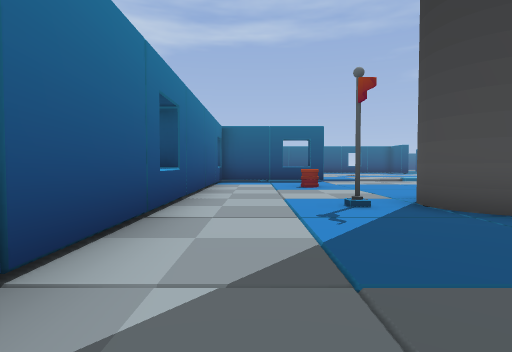
view 1 (above)

24 first-person views from a walk through a 3-D level made in the Godot game engine. The camera is 1.2 m above the floor, tilts 2° down and sees 80° across. The floor is counted in squares, 2 m on a side. Each view is taken from the middle of a square. On the plan, view 1 faces up. The plan holds only what a view shows up to about 9 squares ahead; the rest is blank. The place goes on beyond the plan.

view 2
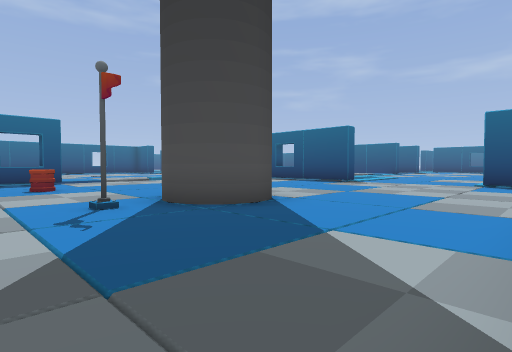

view 3
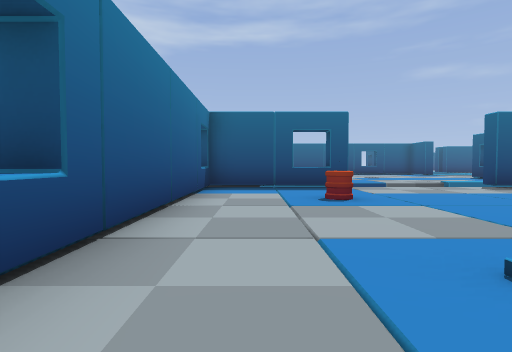

view 4
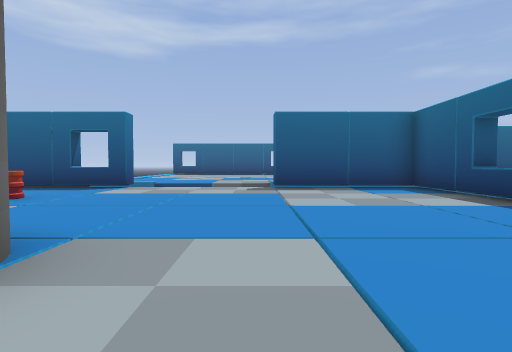

view 5
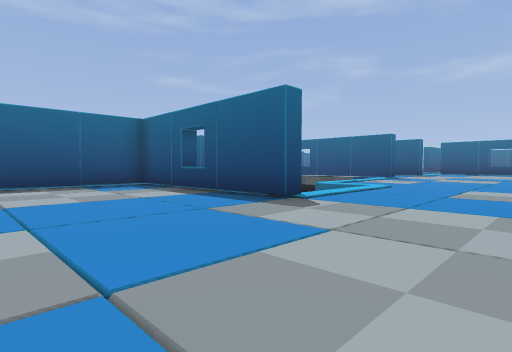

view 6
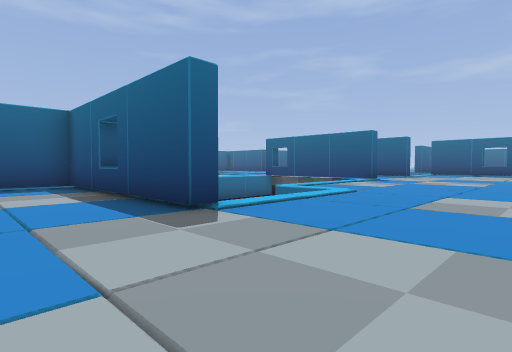

view 7
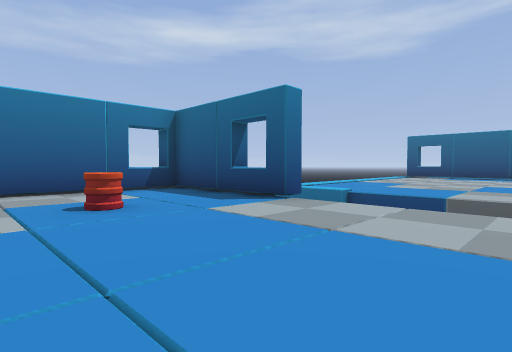

view 8
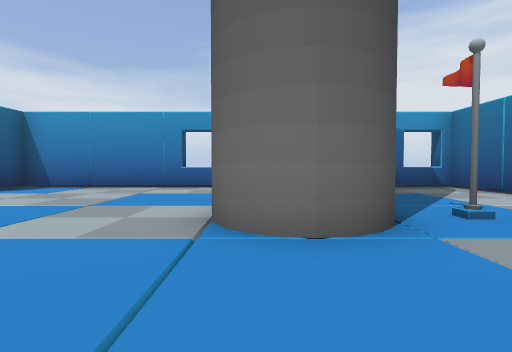

view 9
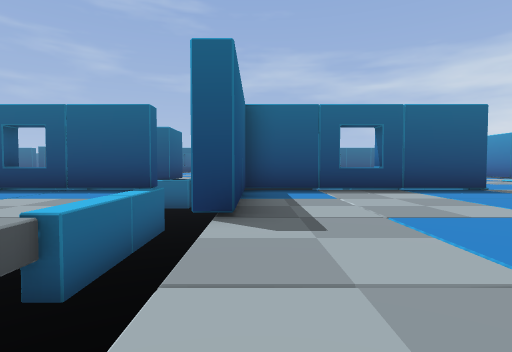

view 10
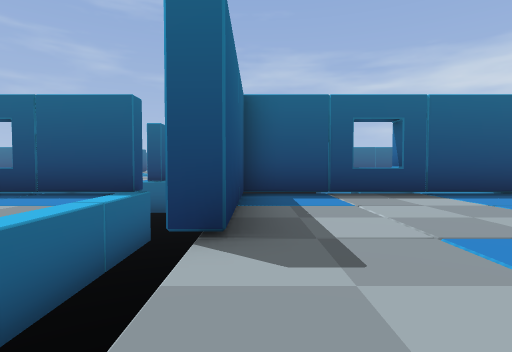

view 11
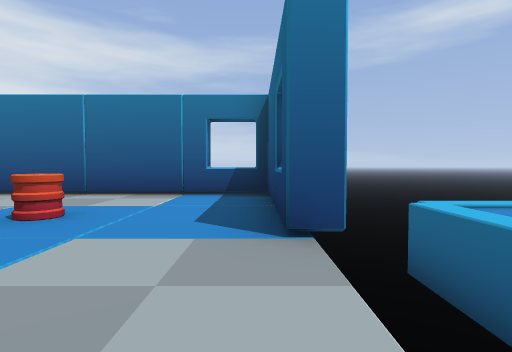

view 12
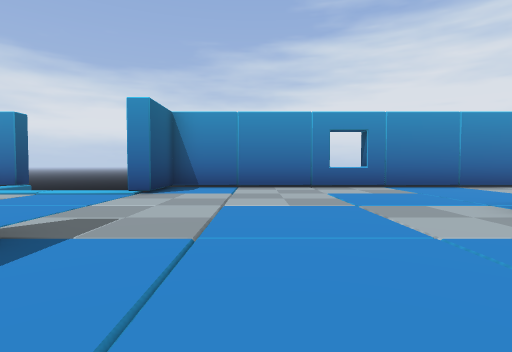

view 13
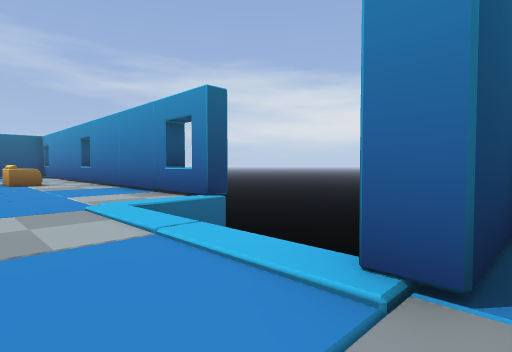

view 14
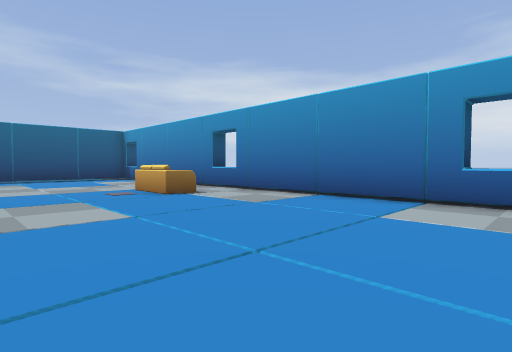

view 15
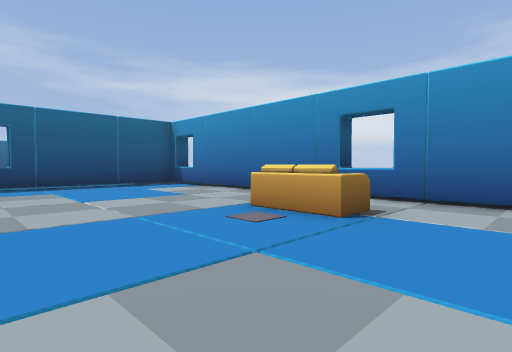

view 16
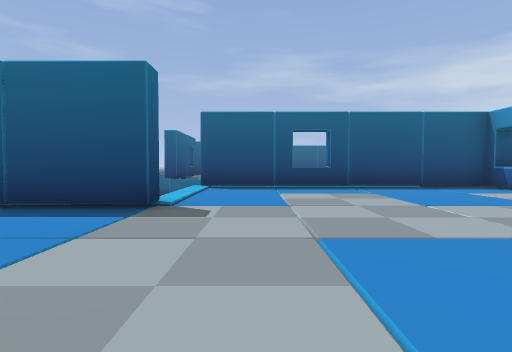

view 17
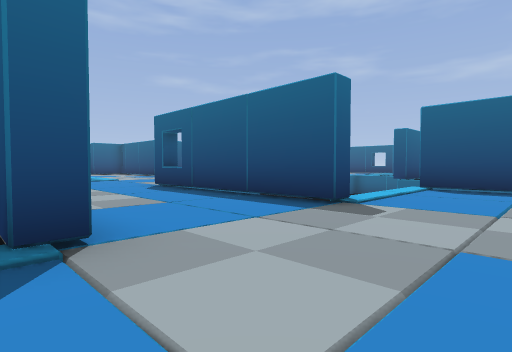

view 18
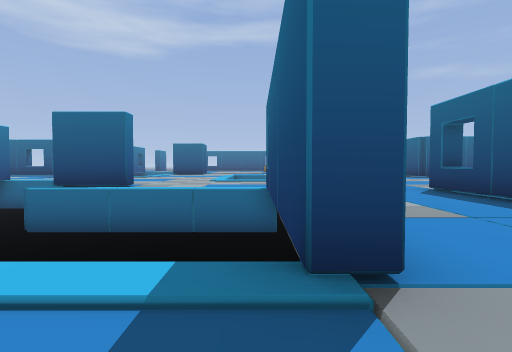

view 19
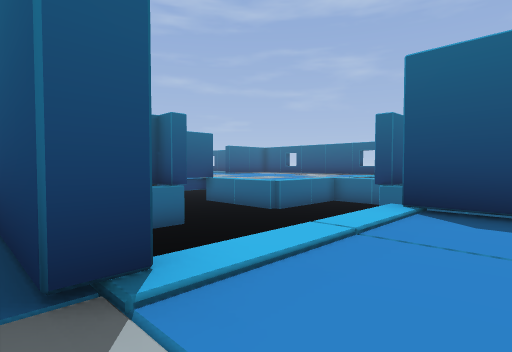

view 20
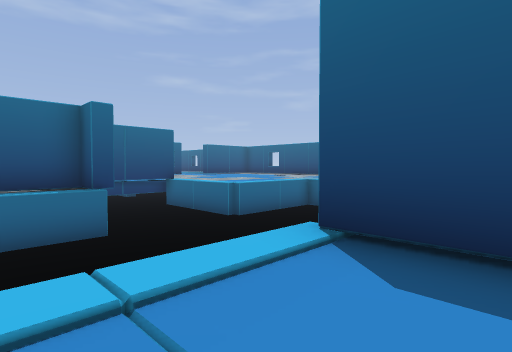

view 21
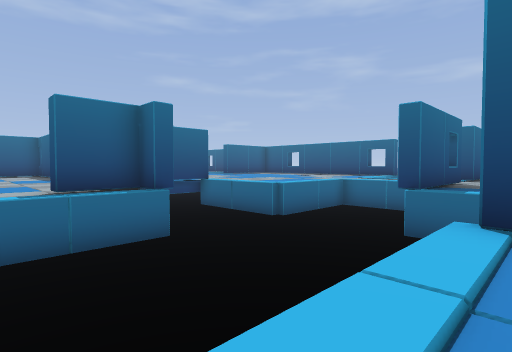

view 22
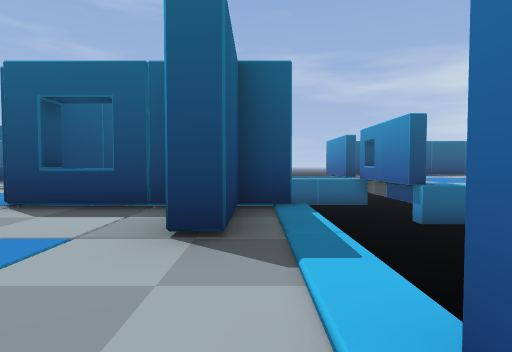

view 23
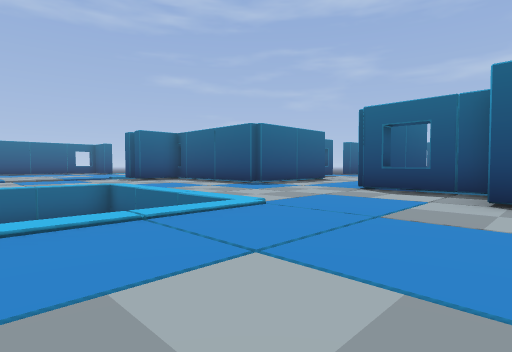

view 24
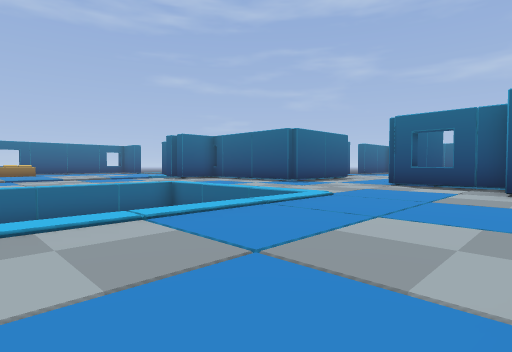

### Floor plan
Key: @ floor where view 1 was taken; # wall or solid block; . floor; v drop or lower ground; B barrel; F flag; S sofa.
Columns run from 2 left of view 1 to 35 right of it. Each row starts with its distance up from view 1.
 25                       ....
 24                       ....
 23                       vvvvv
 22                           v..
 21                           v...
 20                           v....
 19                           v.....
 18       ..             vvvvvv.....
 17      ...    .#       ..........###
 16     ....   ..#       ..........#
 15 v v..... ....# v   ............#v
 14 vvv..........#vvv##..........###vv
 13 vvvvv   vvvvvvv vvvvvv# ...#vvvvvvv
 12 v####v  v####vv  vvvvv# ...# vvvvvvv
 11 v............#   vvvvv# ...# vvvvvvvv
 10 #............#        #....#   vvvv###
  9 #...B........#        #....# vvvvvv...
  8 #............#   v   v#....#vvv   v..
  7 #............#  v..  ..........#  v
  6 #............#vvv...  .........#
  5 v..FF##........................#
  4 #..FF##........................#
  3 #..............................#
  2 #......................SS......#
  1 #............#vvv.......S......#
  0 #.@..........#  v..............#
 -1  ############    #######v######

Positions as (right, up) in squares from view 1, and headings:
1: (0, 0), facing up
2: (0, 0), facing up-right
3: (0, 3), facing up
4: (6, 3), facing up
5: (6, 2), facing up-right
6: (8, 2), facing up-right
7: (6, 7), facing up-left
8: (4, 8), facing down
9: (3, 11), facing right
10: (4, 11), facing right
11: (5, 11), facing left
12: (8, 8), facing down
13: (10, 3), facing down-right
14: (15, 5), facing down-right
15: (19, 5), facing down-right
16: (20, 6), facing right
17: (20, 5), facing up-right
18: (20, 6), facing up
19: (24, 6), facing up-right
20: (26, 6), facing up-right
21: (25, 7), facing up-right
22: (24, 14), facing right
23: (21, 14), facing up-right
24: (19, 14), facing up-right
